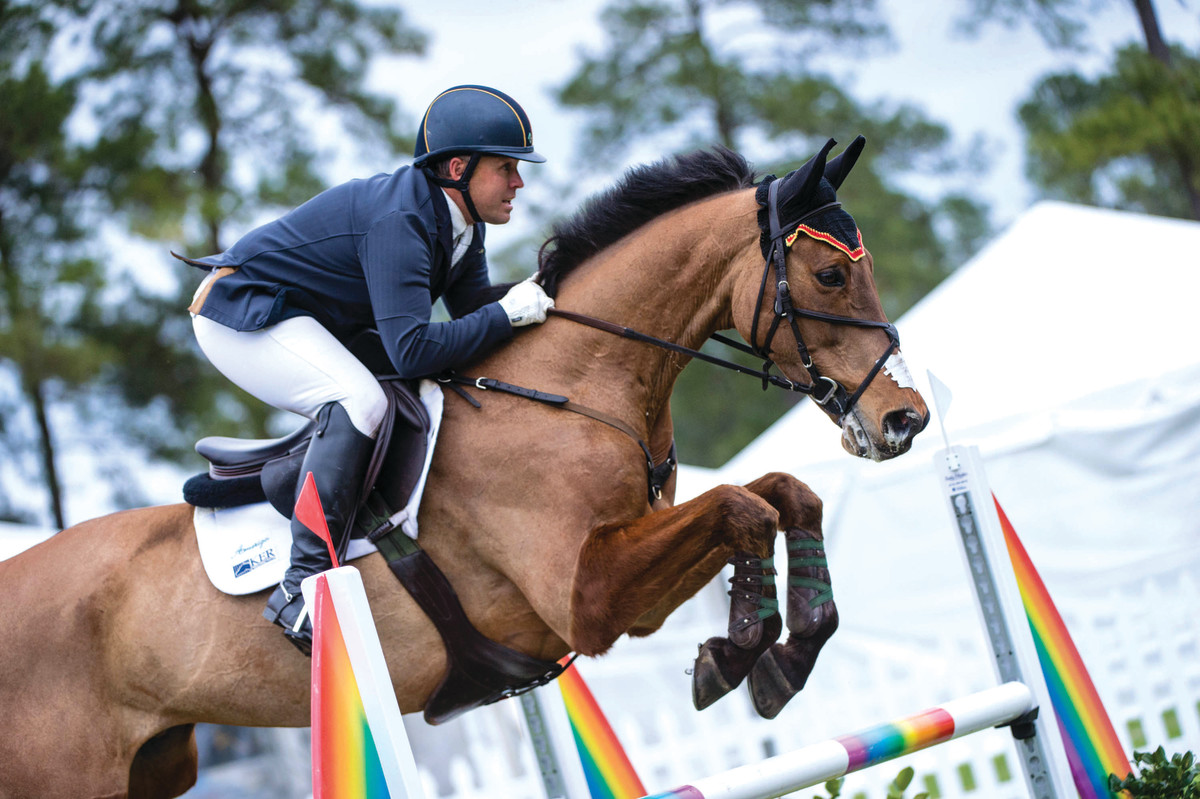
#> input picture Lesson_13/images/bdavidson-09.jpg, 1200 x 799 px
$ jupyter execute --allow-errors Lesson_13_PYML-20.ipynb   (shell and % lines are left out)
#> lines starting #> are read from the running program, lines starting #| are printed output that depends on the picture
<center>
<h1>Факультет "Прикладная математика" МАИ</h1>
<h2>Курс "Основы Python для анализа данных"</h2>
<h2>Артамонов Игорь Михайлович</h2>
</center>

<center><h2>Занятие № 13. Обработка изображений. Сверточные сеть.</h2></center>

## Общение / вопросы по курсу

Платформа для групповой работы Atlassian Confluence факультета "Прикладная математика"

https://mai.moscow/display/PYTML

* <b>Занятие № 13. Обработка изображений</b>

## virtualenv + Jupyter notebook

```
<Ctrl> + <Alt> + T - новое окно терминала
```

```
$ conda -V

$ conda update conda

$ conda search "^python$"

$ conda create -n yourenvname python=x.x anaconda

$ source activate yourenvname

$ jupyter notebook

$ conda install -n yourenvname [package]
```

### <font color="green">ВОПРОС</a>
Какие задачи машинного обучения для __изображений__ могут быть:
* регрессией
* классификацией

##   Обработка изображений.</h2></center>

#### О чем говорим
* MLP - проблемы
* Операция свертки
* cv2, dlib, keras,
* Область обработки (bounding box)
* Сверточные нейронные сети
* Детектирование лиц
* Распозавание лиц
* Сегментация

### Проблемы MLP

* __много параметров__
$$
N = N_{вх} * N_{hidden 1} +  N_{hidden 1} * N_{hidden 2} + ...  N_{hidden N-1}* N_{hidden N} + N_{hidden N} * N_{вых}
$$<br>
Следствия:
    - медленно
    - легко переобучается
<br><br>
* __затухающие градиенты__
    - градиент прогонятеся обратно
    - много слоев - может остаться маленькая часть или даже обнулиться


### Способы решения
* нормализация (normalization / batch normalizaiton)
* "отсеивание" (dropout)
* "черезслойные" связи (residual networks)

[cell 1]
import numpy as np
import pandas as pd
import matplotlib.pyplot as plt
import scipy as sc
from numpy.random import randn

import matplotlib as mpl
from matplotlib.patches import Ellipse

[cell 2]
from sklearn.model_selection import KFold, train_test_split, GridSearchCV, cross_val_score

from sklearn.metrics import accuracy_score

from sklearn.tree import DecisionTreeClassifier
from sklearn.neighbors import KNeighborsClassifier
from sklearn.ensemble import RandomForestClassifier, GradientBoostingClassifier

[cell 3]
import os
import os.path

### Операция свертки

### <font color="green">ВОПРОС</font>
* какой может быть цель данного ядра?
* чем его надо дополнить для этой операции по второму измерению?

Матрицы свертки:
* identity (копирование)
$$
  \begin{bmatrix}
    0 & 0 & 0 \\
    0 & 1 & 0 \\
    0 & 0 & 0
  \end{bmatrix}
$$
* детектирование границ
$$
  \begin{bmatrix}
    0 & 1 & 0 \\
    1 & -4 & 1 \\
    0 & 1 & 0
  \end{bmatrix}
$$
* повышение резкости
$$
\begin{bmatrix}
    0 & -1 & 0 \\
    -1 & 5 & -1 \\
    0 & -1 & 0
  \end{bmatrix}
$$
* размытие (нормализация)
$$ 1/9 *
\begin{bmatrix}
    1 & 1 & 1 \\
    1 & 1 & 1 \\
    1 & 1 & 1
  \end{bmatrix}
$$
* размытие (фильтр Гаусса)
$$ 1/273 *
\begin{bmatrix}
    1 & 4 & 7 & 4 & 1 \\
    4 & 16 & 26 & 16 & 4 \\
    7 & 26 & 41 & 26 & 7 \\
    4 & 16 & 26 & 16 & 4 \\
    1 & 4 & 7 & 4 & 1
  \end{bmatrix}
$$

### <font color="red">ЗАДАНИЕ</a>
* примените все эти фильтры  с испольованием _scipy.signal.convolve2d_ к изображению _images/bdavidson-09.jpg_

[cell 4]
from scipy.signal import convolve2d
import matplotlib.pyplot as plt
import cv2

image = cv2.imread("images/bdavidson-09.jpg")
#> image is the input picture: shape (799, 1200, 3); mean B, G, R 152.1, 151, 150.2
image = cv2.cvtColor(image, cv2.COLOR_RGB2GRAY)
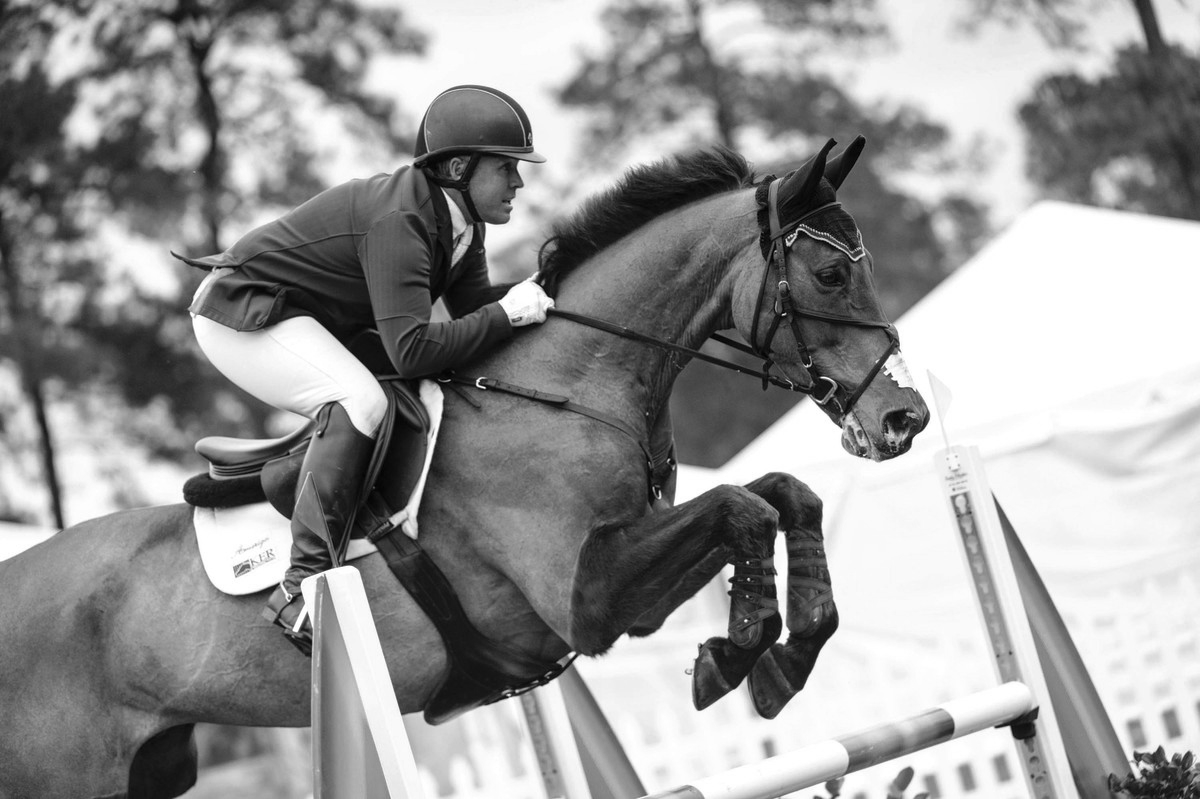
#> image: shape (799, 1200); min 0, max 255, mean 151.3

identity = np.zeros((3, 3))
identity[1, 1] = 1

laplacian = np.array([[1, 1, 0],
                      [1, -4, 1],
                      [1, 1, 0]])

sharpness = np.array([[0, -1, 0],
                      [-1, 9, -1],
                      [0, -1, 0]])

normalization = 1 / 9 * np.ones((3, 3))

blur = 1 / 273 * np.array([[1,  4 , 7 , 4 , 1],
                           [4 , 16 , 26 , 16 , 4 ],
                           [7 , 26 , 41 , 26 , 7 ],
                           [4 , 16 , 26 , 16 , 4 ],
                           [1 , 4 , 7 , 4 , 1]])


filters = [identity, laplacian, sharpness, normalization, blur]

for filter in filters:
    filtered_image = convolve2d(image, filter)

    plt.figure()
    plt.imshow(filtered_image, cmap='gray')
#> this loop made 5 passes
#> pass 1, `filtered_image = convolve2d(image, filter)`:
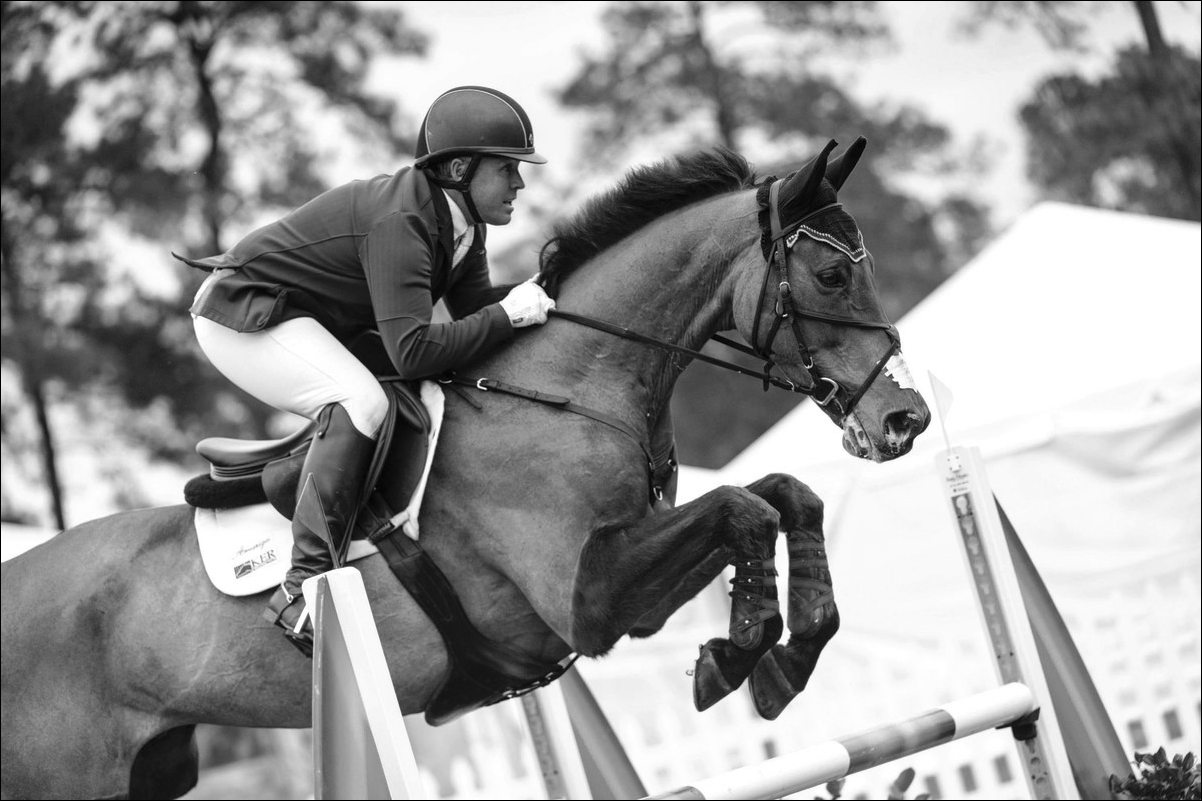
#> filtered_image: shape (801, 1202) float64; min 0, max 255, mean 150.6
#> pass 2, `filtered_image = convolve2d(image, filter)`:
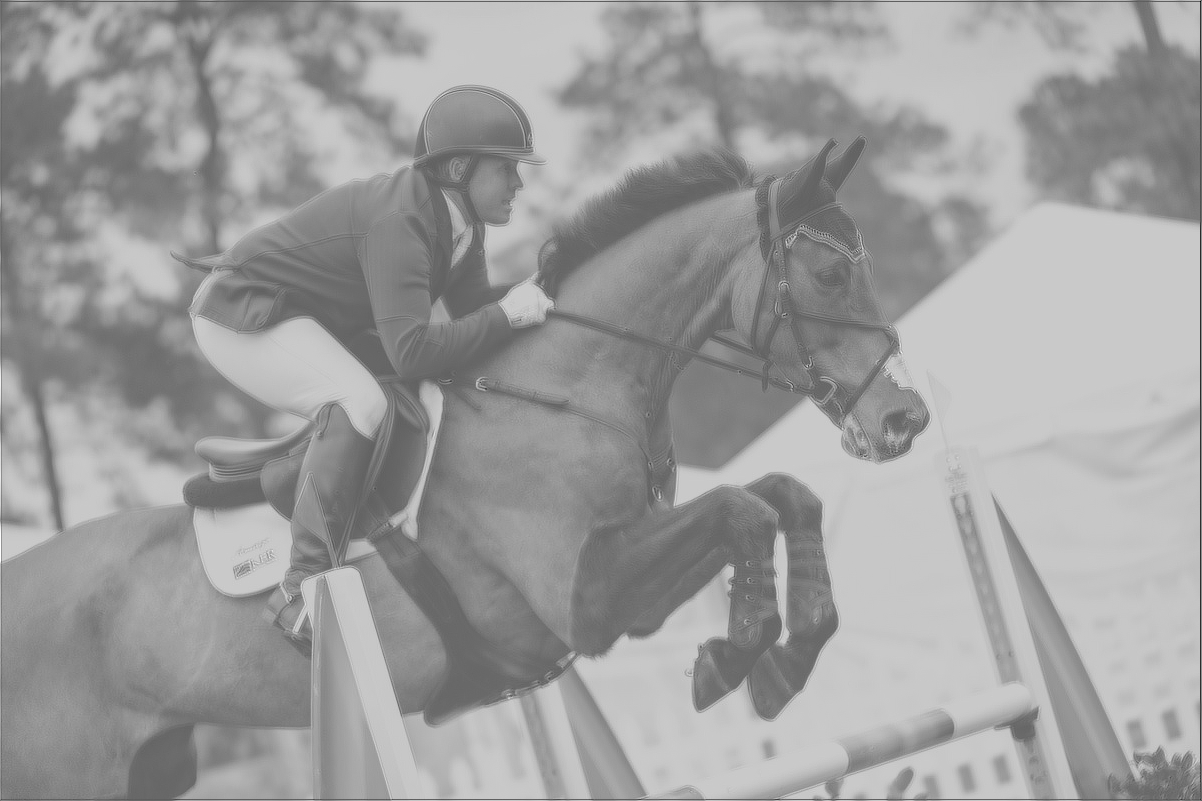
#> filtered_image: shape (801, 1202) int64; min -457, max 765, mean 301.3; drawn with min black and max white
#> pass 3, `filtered_image = convolve2d(image, filter)`:
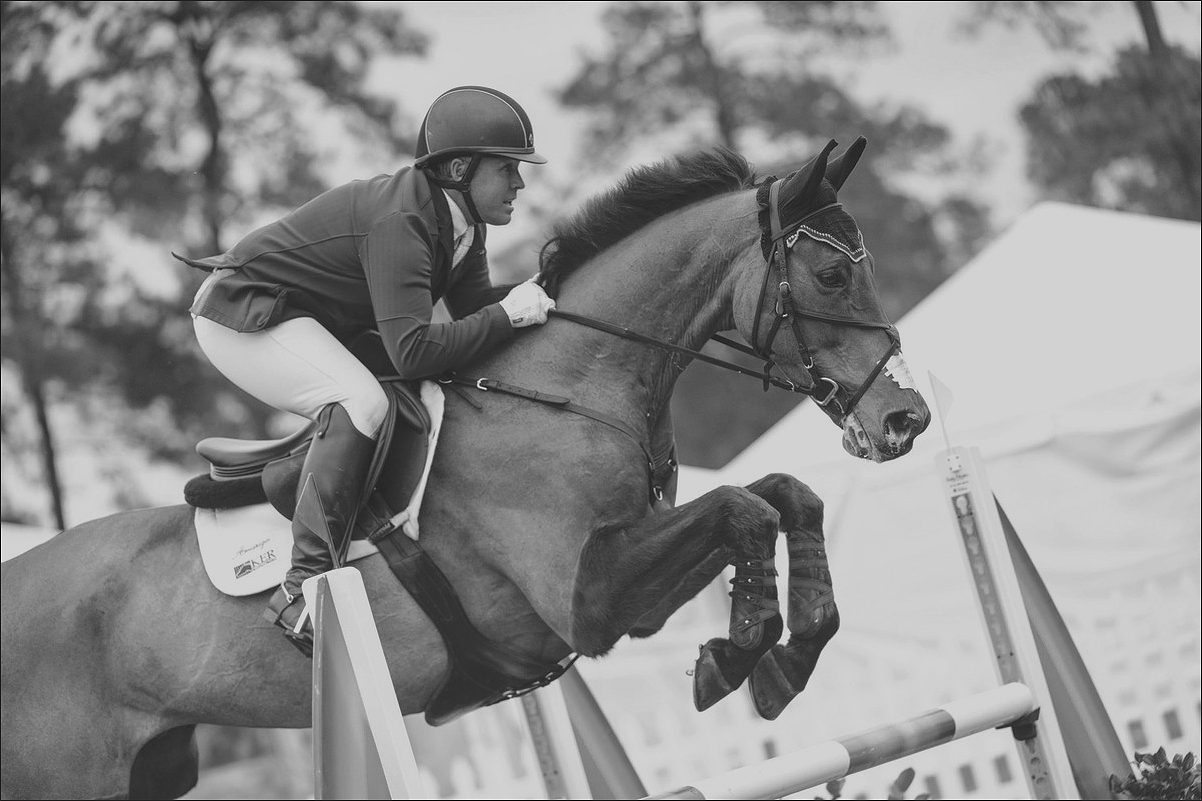
#> filtered_image: shape (801, 1202) int64; min -255, max 1597, mean 753.2; drawn with min black and max white
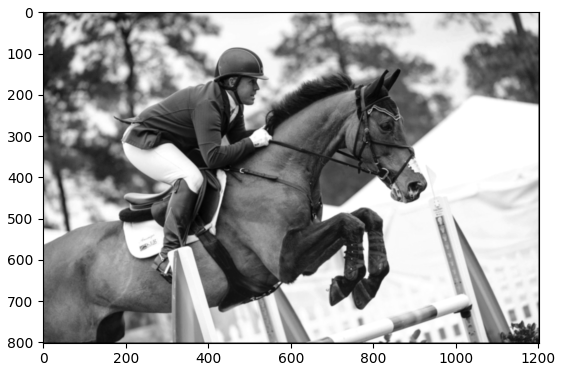
#> figure drawn by matplotlib, 1 panel
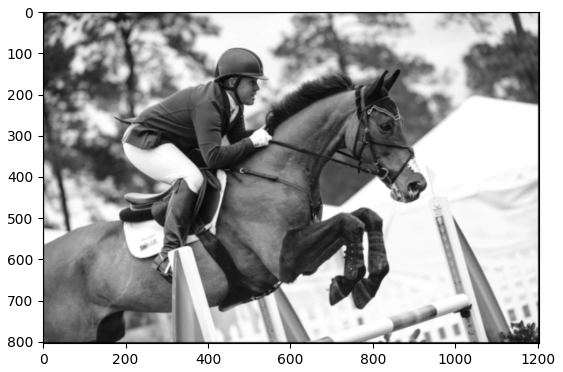
#> figure drawn by matplotlib, 1 panel

$ run again, with Lesson_13/images/MaxpoolSample2.png saved as Lesson_13/images/bdavidson-09.jpg
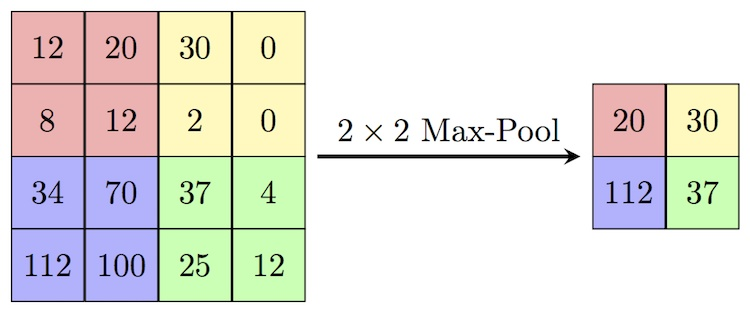
#> input picture Lesson_13/images/MaxpoolSample2.png, 750 x 313 px
#> image is the input picture: shape (313, 750, 3); mean B, G, R 220, 226, 227.3
#> `image = cv2.cvtColor(image, cv2.COLOR_RGB2GRAY)`:
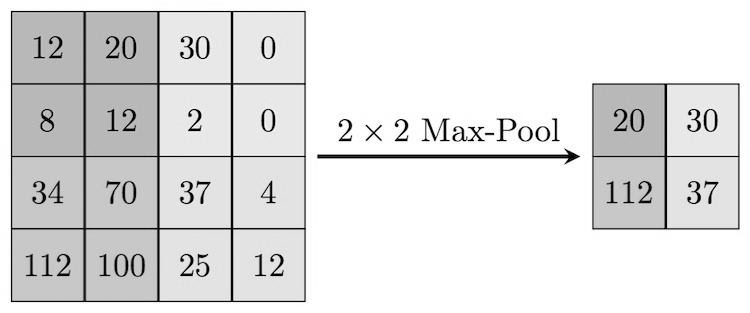
#> image: shape (313, 750); min 0, max 255, mean 224.3
#> `[cell 4] from scipy.signal import convolve2d import matplotlib.pyplot ..`:
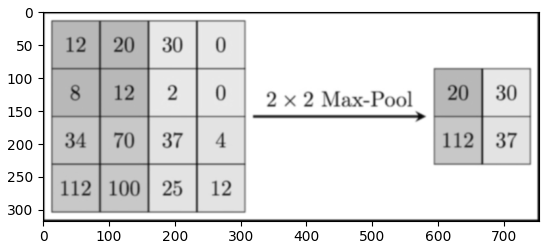
#> figure drawn by matplotlib, 1 panel
